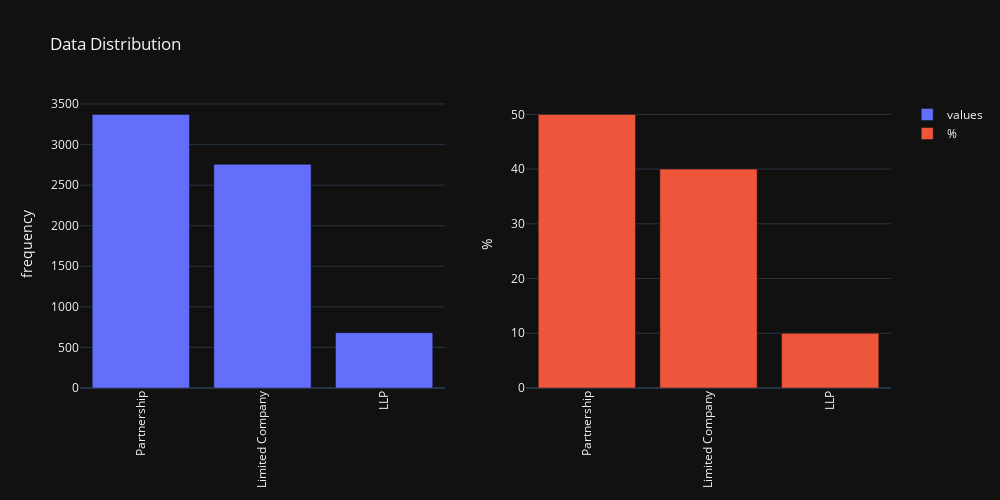

Notebook code for this chart:
### Code cell
data_nomsn["Company type"].value_counts()

company_dist_num, company_dist_perc = get_dist(data=data_nomsn,col="Company type")
plot_bar(company_dist_num,company_dist_perc,title="Data Distribution")

### Figure 1 — Plotly figure (JSON) as saved in the notebook; plotly's stock layout.template omitted (floating-point values rounded to 4 significant figures)
{"data": [{"name": "values", "type": "bar", "x": ["Partnership", "Limited Company", "LLP"], "xaxis": "x", "y": [3372, 2757, 682], "yaxis": "y"}, {"name": "%", "type": "bar", "x": ["Partnership", "Limited Company", "LLP"], "xaxis": "x2", "y": [50, 40, 10], "yaxis": "y2"}], "layout": {"height": 500, "title": {"text": "Data Distribution"}, "width": 1000, "xaxis": {"anchor": "y", "domain": [0, 0.45], "tickangle": -90}, "xaxis2": {"anchor": "y2", "domain": [0.55, 1], "tickangle": -90}, "yaxis": {"anchor": "x", "domain": [0, 1], "title": {"text": "frequency"}}, "yaxis2": {"anchor": "x2", "domain": [0, 1], "title": {"text": "%"}}}}
